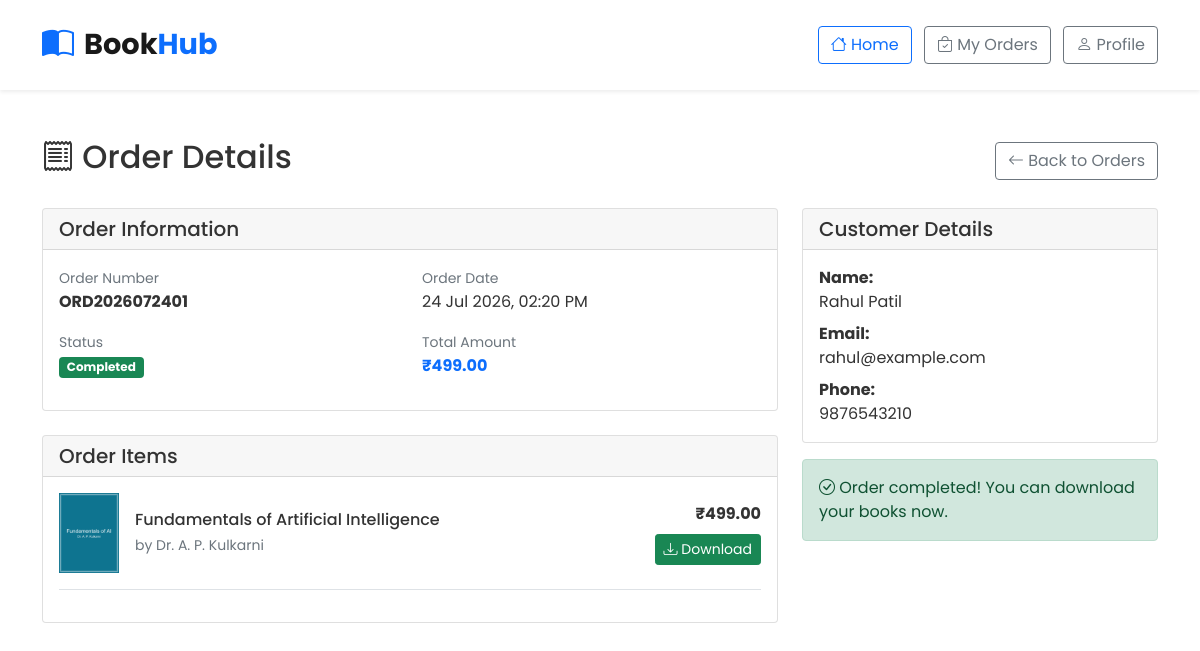
The app's page /order-details.php?id=1 (signed in) with its own data.
### tables this page shows
CREATE TABLE IF NOT EXISTS `orders` (
  `id` INT(11) NOT NULL AUTO_INCREMENT,
  `user_id` INT(11) NOT NULL,
  `order_number` VARCHAR(50) NOT NULL,
  `full_name` VARCHAR(255) NOT NULL,
  `email` VARCHAR(255) NOT NULL,
  `phone` VARCHAR(20) NOT NULL,
  `total_amount` DECIMAL(10,2) NOT NULL,
  `status` ENUM('pending','completed','failed','refunded') DEFAULT 'pending',
  `payment_status` ENUM('pending','paid','failed') DEFAULT 'pending',
  `payment_method` VARCHAR(50) DEFAULT 'UPI',
  `invoice_number` VARCHAR(50) DEFAULT NULL,
  `created_at` TIMESTAMP DEFAULT CURRENT_TIMESTAMP,
  `updated_at` TIMESTAMP DEFAULT CURRENT_TIMESTAMP ON UPDATE CURRENT_TIMESTAMP,
  PRIMARY KEY (`id`),
  UNIQUE KEY `idx_order_number` (`order_number`),
  KEY `idx_user_orders` (`user_id`),
  KEY `idx_order_status` (`status`),
  CONSTRAINT `fk_orders_user` FOREIGN KEY (`user_id`) REFERENCES `users` (`id`) ON DELETE CASCADE ON UPDATE CASCADE
);

CREATE TABLE IF NOT EXISTS `order_items` (
  `id` INT(11) NOT NULL AUTO_INCREMENT,
  `order_id` INT(11) NOT NULL,
  `book_id` INT(11) NOT NULL,
  `publication_type` ENUM('book','research_paper') DEFAULT 'book',
  `publication_id` INT(11) DEFAULT NULL,
  `quantity` INT(11) DEFAULT 1,
  `price` DECIMAL(10,2) NOT NULL,
  `subtotal` DECIMAL(10,2) DEFAULT '0.00',
  `created_at` TIMESTAMP DEFAULT CURRENT_TIMESTAMP,
  PRIMARY KEY (`id`),
  KEY `idx_order_items_order` (`order_id`),
  KEY `idx_order_items_book` (`book_id`),
  CONSTRAINT `fk_order_items_order` FOREIGN KEY (`order_id`) REFERENCES `orders` (`id`) ON DELETE CASCADE ON UPDATE CASCADE,
  CONSTRAINT `fk_order_items_book` FOREIGN KEY (`book_id`) REFERENCES `books` (`id`) ON DELETE CASCADE ON UPDATE CASCADE
);

CREATE TABLE IF NOT EXISTS `books` (
  `id` INT(11) NOT NULL AUTO_INCREMENT,
  `title` VARCHAR(255) NOT NULL,
  `subtitle` VARCHAR(255) DEFAULT NULL,
  `author_id` INT(11) NOT NULL,
  `description` TEXT NOT NULL,
  `category_id` INT(11) NOT NULL,
  `cover` VARCHAR(255) NOT NULL,
  `file` VARCHAR(255) NOT NULL,
  `preview_file` VARCHAR(255) DEFAULT NULL,
  `isbn` VARCHAR(50) DEFAULT NULL,
  `doi` VARCHAR(100) DEFAULT NULL,
  `pages` INT(11) DEFAULT NULL,
  `format` ENUM('Paperback','eBook') DEFAULT 'eBook',
  `language` VARCHAR(50) DEFAULT 'English',
  `edition` VARCHAR(50) DEFAULT '1st Edition',
  `keywords` TEXT DEFAULT NULL,
  `publication_date` DATE DEFAULT NULL,
  `price` DECIMAL(10,2) NOT NULL DEFAULT '0.00',
  `status` ENUM('Draft','Pending','Approved','Rejected','Published') NOT NULL DEFAULT 'Published',
  `content_type` ENUM('book','research_paper') NOT NULL DEFAULT 'book',
  `created_by` INT(11) DEFAULT NULL,
  `approved_by` INT(11) DEFAULT NULL,
  `approved_at` TIMESTAMP NULL DEFAULT NULL,
  `created_at` TIMESTAMP DEFAULT CURRENT_TIMESTAMP,
  `updated_at` TIMESTAMP DEFAULT CURRENT_TIMESTAMP ON UPDATE CURRENT_TIMESTAMP,
  PRIMARY KEY (`id`),
  KEY `idx_books_author` (`author_id`),
  KEY `idx_books_category` (`category_id`),
  KEY `idx_books_status` (`status`),
  KEY `idx_books_content_type` (`content_type`),
  CONSTRAINT `fk_books_author` FOREIGN KEY (`author_id`) REFERENCES `authors` (`id`) ON DELETE CASCADE ON UPDATE CASCADE,
  CONSTRAINT `fk_books_category` FOREIGN KEY (`category_id`) REFERENCES `categories` (`id`) ON UPDATE CASCADE
);

CREATE TABLE IF NOT EXISTS `authors` (
  `id` INT(11) NOT NULL AUTO_INCREMENT,
  `user_id` INT(11) DEFAULT NULL,
  `name` VARCHAR(255) NOT NULL,
  `photo` VARCHAR(255) DEFAULT NULL,
  `about` TEXT DEFAULT NULL,
  `qualification` VARCHAR(255) DEFAULT NULL,
  `designation` VARCHAR(255) DEFAULT NULL,
  `organization` VARCHAR(255) DEFAULT NULL,
  `contact` VARCHAR(255) DEFAULT NULL,
  `created_at` TIMESTAMP DEFAULT CURRENT_TIMESTAMP,
  `updated_at` TIMESTAMP DEFAULT CURRENT_TIMESTAMP ON UPDATE CURRENT_TIMESTAMP,
  PRIMARY KEY (`id`),
  KEY `idx_authors_user_id` (`user_id`),
  CONSTRAINT `fk_author_user` FOREIGN KEY (`user_id`) REFERENCES `users` (`id`) ON DELETE SET NULL ON UPDATE CASCADE
);

CREATE TABLE IF NOT EXISTS `users` (
  `id` INT(11) NOT NULL AUTO_INCREMENT,
  `full_name` VARCHAR(255) NOT NULL,
  `email` VARCHAR(191) NOT NULL,
  `phone` VARCHAR(20) NOT NULL,
  `password` TEXT NOT NULL,
  `created_at` TIMESTAMP DEFAULT CURRENT_TIMESTAMP,
  `updated_at` TIMESTAMP DEFAULT CURRENT_TIMESTAMP ON UPDATE CURRENT_TIMESTAMP,
  PRIMARY KEY (`id`),
  UNIQUE KEY `idx_users_email` (`email`),
  INDEX `idx_users_phone` (`phone`)
);

### php/func-order.php (called while the page is built, shortened)
<?php
function get_order($conn, $order_id) {
    $sql = "SELECT o.*, u.full_name, u.email, u.phone
            FROM orders o
            JOIN users u ON o.user_id = u.id
            WHERE o.id = ?";
    $stmt = $conn->prepare($sql);
    $stmt->execute([$order_id]);
    return $stmt->fetch();
}
function get_order_items($conn, $order_id) {
    $sql = "SELECT oi.*, b.title, b.cover, b.file, a.name as author_name
            FROM order_items oi
            JOIN books b ON oi.book_id = b.id
            JOIN authors a ON b.author_id = a.id
            WHERE oi.order_id = ?";
    $stmt = $conn->prepare($sql);
    $stmt->execute([$order_id]);
    return $stmt->fetchAll();
}
function user_owns_order($conn, $user_id, $order_id) {
    $sql = "SELECT COUNT(*) FROM orders WHERE id=? AND user_id=?";
    $stmt = $conn->prepare($sql);
    $stmt->execute([$order_id, $user_id]);
    return $stmt->fetchColumn() > 0;
}

### order-details.php (the view, shortened to what this page needs)
<?php
include "db_conn.php";
include "php/func-order.php";
$user_id = $_SESSION['user_id'];
$order_id = isset($_GET['id']) ? intval($_GET['id']) : 0;
if (!user_owns_order($conn, $user_id, $order_id)) {
    header("Location: my-orders.php");
    exit;
}
$order = get_order($conn, $order_id);
$order_items = get_order_items($conn, $order_id);
$status_class = [
    'pending' => 'warning',
    'completed' => 'success',
    'failed' => 'danger',
    'refunded' => 'info'
][$order['status']];
?>
<!DOCTYPE html>
<html lang="en">
<head>
    <link href="https://cdn.jsdelivr.net/npm/bootstrap@5.1.3/dist/css/bootstrap.min.css" rel="stylesheet">
    <link rel="stylesheet" href="https://cdn.jsdelivr.net/npm/bootstrap-icons@1.7.2/font/bootstrap-icons.css">
    <link rel="stylesheet" href="css/style.css">
</head>
<body>
    <nav class="navbar navbar-expand-lg navbar-light bg-white sticky-top shadow-sm">
        <div class="container">
            <a class="navbar-brand" href="index.php">
                <i class="bi bi-book-half text-primary"></i>
                <span class="brand-text">Book<span class="text-primary">Hub</span></span>
            </a>
            <div class="ms-auto">
                <a href="index.php" class="btn btn-outline-primary me-2"><i class="bi bi-house"></i> Home</a>
                <a href="my-orders.php" class="btn btn-outline-secondary me-2"><i class="bi bi-bag-check"></i> My Orders</a>
                <a href="user-profile.php" class="btn btn-outline-secondary"><i class="bi bi-person"></i> Profile</a>
            </div>
        </div>
    </nav>
    <div class="container my-5">
        <div class="d-flex justify-content-between align-items-center mb-4">
            <h2><i class="bi bi-receipt"></i> Order Details</h2>
            <a href="my-orders.php" class="btn btn-outline-secondary">
                <i class="bi bi-arrow-left"></i> Back to Orders
            </a>
        </div>
        <div class="row">
            <div class="col-lg-8">
                <div class="card mb-4">
                    <div class="card-header">
                        <h5 class="mb-0">Order Information</h5>
                    </div>
                    <div class="card-body">
                        <div class="row">
                            <div class="col-md-6 mb-3">
                                <label class="text-muted small">Order Number</label>
                                <p class="mb-0"><strong><?= htmlspecialchars($order['order_number']) ?></strong></p>
                            </div>
                            <div class="col-md-6 mb-3">
                                <label class="text-muted small">Order Date</label>
                                <p class="mb-0"><?= date('d M Y, h:i A', strtotime($order['created_at'])) ?></p>
                            </div>
                            <div class="col-md-6 mb-3">
                                <label class="text-muted small">Status</label>
                                <p class="mb-0">
                                    <span class="badge bg-<?= $status_class ?>">
                                        <?= ucfirst($order['status']) ?>
                                    </span>
                                </p>
                            </div>
                            <div class="col-md-6 mb-3">
                                <label class="text-muted small">Total Amount</label>
                                <p class="mb-0"><strong class="text-primary">₹<?= number_format($order['total_amount'], 2) ?></strong></p>
                            </div>
                        </div>
                    </div>
                </div>
                <div class="card">
                    <div class="card-header">
                        <h5 class="mb-0">Order Items</h5>
                    </div>
                    <div class="card-body">
                        <?php foreach ($order_items as $item): ?>
                        <div class="d-flex align-items-center mb-3 pb-3 border-bottom">
                            <img src="uploads/cover/<?= htmlspecialchars($item['cover']) ?>"
                                 alt="<?= htmlspecialchars($item['title']) ?>"
                                 style="width: 60px; height: 80px; object-fit: cover;"
                                 class="me-3">
                            <div class="flex-grow-1">
                                <h6 class="mb-1"><?= htmlspecialchars($item['title']) ?></h6>
                                <small class="text-muted">by <?= htmlspecialchars($item['author_name']) ?></small>
                            </div>
                            <div class="text-end">
                                <strong>₹<?= number_format($item['price'], 2) ?></strong>
                                <?php if ($order['status'] == 'completed'): ?>
                                    <br>
                                    <a href="download.php?book_id=<?= $item['book_id'] ?>"
                                       class="btn btn-sm btn-success mt-2">
                                        <i class="bi bi-download"></i> Download
                                    </a>
                                <?php endif; ?>
                            </div>
                        </div>
                        <?php endforeach; ?>
                    </div>
                </div>
            </div>
            <div class="col-lg-4">
                <div class="card mb-3">
                    <div class="card-header">
                        <h5 class="mb-0">Customer Details</h5>
                    </div>
                    <div class="card-body">
                        <p class="mb-2"><strong>Name:</strong><br><?= htmlspecialchars($order['full_name']) ?></p>
                        <p class="mb-2"><strong>Email:</strong><br><?= htmlspecialchars($order['email']) ?></p>
                        <p class="mb-0"><strong>Phone:</strong><br><?= htmlspecialchars($order['phone']) ?></p>
                    </div>
                </div>
                <?php if ($order['status'] == 'pending'): ?>
                <div class="alert alert-warning">
                    <i class="bi bi-clock-history"></i> Payment verification pending. Your books will be available after admin approval.
                </div>
                <?php
                $_SESSION['order_id'] = $order['id'];
                ?>
                <a href="payment.php" class="btn btn-primary w-100 mb-2">
                    <i class="bi bi-credit-card"></i> Complete Payment
                </a>
                <?php elseif ($order['status'] == 'completed'): ?>
                <div class="alert alert-success">
                    <i class="bi bi-check-circle"></i> Order completed! You can download your books now.
                </div>
                <?php endif; ?>
            </div>
        </div>
    </div>
</body>
</html>

### css/style.css (style rules this page uses)
* { margin: 0; padding: 0; box-sizing: border-box; }
body { font-family: 'Poppins', sans-serif; color: #333; overflow-x: hidden; }
.navbar { padding: 1rem 0; transition: all 0.3s; }
.navbar-brand { font-size: 1.5rem; font-weight: 700; display: flex; align-items: center; gap: 10px; }
.brand-text { font-size: 1.8rem; }
.navbar-brand i { font-size: 2rem; }

### records on screen
orders: order_number "ORD2026072401", created_at "24 Jul 2026, 02:20 PM", status "Completed", total_amount "499.00", user.full_name "Rahul Patil", user.email "rahul@example.com", user.phone "9876543210"
order_items: book.cover (picture), book.title "Fundamentals of Artificial Intelligence", authors.name "Dr. A. P. Kulkarni", price "499.00"
